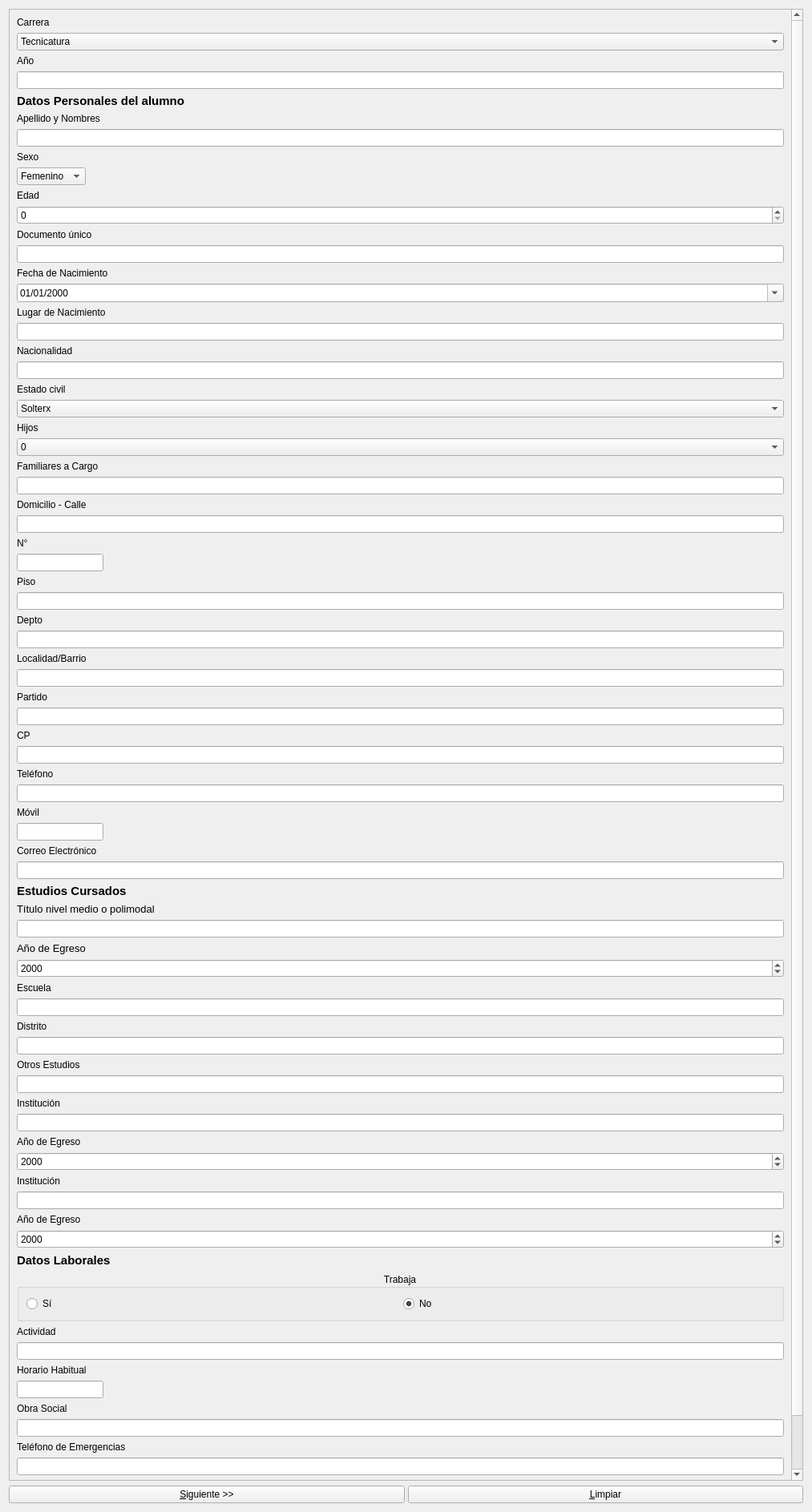
<?xml version="1.0" encoding="UTF-8"?>
<ui version="4.0">
 <class>Form</class>
 <widget class="QWidget" name="Form">
  <property name="geometry">
   <rect>
    <x>0</x>
    <y>0</y>
    <width>1013</width>
    <height>1887</height>
   </rect>
  </property>
  <property name="windowTitle">
   <string>Form</string>
  </property>
  <layout class="QVBoxLayout" name="verticalLayout_2">
   <item>
    <widget class="QScrollArea" name="scrollArea">
     <property name="widgetResizable">
      <bool>true</bool>
     </property>
     <widget class="QWidget" name="scrollAreaWidgetContents">
      <property name="geometry">
       <rect>
        <x>0</x>
        <y>0</y>
        <width>979</width>
        <height>1905</height>
       </rect>
      </property>
      <layout class="QGridLayout" name="gridLayout_2">
       <item row="2" column="0">
        <widget class="QLabel" name="label_2">
         <property name="text">
          <string>Año</string>
         </property>
         <property name="buddy">
          <cstring>lnCiclo</cstring>
         </property>
        </widget>
       </item>
       <item row="3" column="0">
        <widget class="QLineEdit" name="lnCiclo">
         <property name="sizePolicy">
          <sizepolicy hsizetype="Preferred" vsizetype="Fixed">
           <horstretch>0</horstretch>
           <verstretch>0</verstretch>
          </sizepolicy>
         </property>
         <property name="toolTip">
          <string>Año del Ciclo Lectivo</string>
         </property>
         <property name="inputMethodHints">
          <set>Qt::ImhExclusiveInputMask</set>
         </property>
         <property name="inputMask">
          <string>9999</string>
         </property>
         <property name="cursorPosition">
          <number>0</number>
         </property>
         <property name="cursorMoveStyle">
          <enum>Qt::VisualMoveStyle</enum>
         </property>
        </widget>
       </item>
       <item row="4" column="0">
        <widget class="QLabel" name="label_3">
         <property name="text">
          <string>&lt;html&gt;&lt;head/&gt;&lt;body&gt;&lt;p&gt;&lt;span style=&quot; font-size:11pt; font-weight:600;&quot;&gt;Datos Personales del alumno&lt;/span&gt;&lt;/p&gt;&lt;/body&gt;&lt;/html&gt;</string>
         </property>
        </widget>
       </item>
       <item row="6" column="0">
        <widget class="QLineEdit" name="lnNombre"/>
       </item>
       <item row="5" column="0">
        <widget class="QLabel" name="label_4">
         <property name="text">
          <string>Apellido y Nombres</string>
         </property>
         <property name="buddy">
          <cstring>lnNombre</cstring>
         </property>
        </widget>
       </item>
       <item row="7" column="0">
        <widget class="QLabel" name="label_5">
         <property name="text">
          <string>Sexo</string>
         </property>
         <property name="buddy">
          <cstring>cBSexo</cstring>
         </property>
        </widget>
       </item>
       <item row="10" column="0">
        <widget class="QSpinBox" name="sBEdad"/>
       </item>
       <item row="8" column="0">
        <widget class="QComboBox" name="cBSexo">
         <property name="sizePolicy">
          <sizepolicy hsizetype="Maximum" vsizetype="Fixed">
           <horstretch>0</horstretch>
           <verstretch>0</verstretch>
          </sizepolicy>
         </property>
         <item>
          <property name="text">
           <string>Femenino</string>
          </property>
         </item>
         <item>
          <property name="text">
           <string>Masculino</string>
          </property>
         </item>
        </widget>
       </item>
       <item row="9" column="0">
        <widget class="QLabel" name="label_6">
         <property name="text">
          <string>Edad</string>
         </property>
         <property name="buddy">
          <cstring>sBEdad</cstring>
         </property>
        </widget>
       </item>
       <item row="11" column="0">
        <widget class="QLabel" name="label_7">
         <property name="text">
          <string>Documento único</string>
         </property>
         <property name="buddy">
          <cstring>lnDni</cstring>
         </property>
        </widget>
       </item>
       <item row="12" column="0">
        <widget class="QLineEdit" name="lnDni"/>
       </item>
       <item row="13" column="0">
        <widget class="QLabel" name="label_8">
         <property name="text">
          <string>Fecha de Nacimiento</string>
         </property>
         <property name="buddy">
          <cstring>dENac</cstring>
         </property>
        </widget>
       </item>
       <item row="14" column="0">
        <widget class="QDateEdit" name="dENac">
         <property name="inputMethodHints">
          <set>Qt::ImhPreferNumbers</set>
         </property>
         <property name="wrapping">
          <bool>true</bool>
         </property>
         <property name="accelerated">
          <bool>true</bool>
         </property>
         <property name="displayFormat">
          <string>dd/MM/yyyy</string>
         </property>
         <property name="calendarPopup">
          <bool>true</bool>
         </property>
        </widget>
       </item>
       <item row="16" column="0">
        <widget class="QLineEdit" name="lnLugar"/>
       </item>
       <item row="15" column="0">
        <widget class="QLabel" name="label_9">
         <property name="text">
          <string>Lugar de Nacimiento</string>
         </property>
         <property name="buddy">
          <cstring>lnLugar</cstring>
         </property>
        </widget>
       </item>
       <item row="18" column="0">
        <widget class="QLineEdit" name="lnNac">
         <property name="inputMethodHints">
          <set>Qt::ImhNone</set>
         </property>
        </widget>
       </item>
       <item row="17" column="0">
        <widget class="QLabel" name="label_38">
         <property name="text">
          <string>Nacionalidad</string>
         </property>
         <property name="buddy">
          <cstring>lnNac</cstring>
         </property>
        </widget>
       </item>
       <item row="19" column="0">
        <widget class="QLabel" name="label_10">
         <property name="text">
          <string>Estado civil</string>
         </property>
         <property name="buddy">
          <cstring>cBCivil</cstring>
         </property>
        </widget>
       </item>
       <item row="24" column="0">
        <widget class="QLineEdit" name="lnFamiliar"/>
       </item>
       <item row="20" column="0">
        <widget class="QComboBox" name="cBCivil">
         <item>
          <property name="text">
           <string>Solterx</string>
          </property>
         </item>
         <item>
          <property name="text">
           <string>Casadx</string>
          </property>
         </item>
         <item>
          <property name="text">
           <string>Divorciadx</string>
          </property>
         </item>
         <item>
          <property name="text">
           <string>En Convivencia</string>
          </property>
         </item>
        </widget>
       </item>
       <item row="21" column="0">
        <widget class="QLabel" name="label_11">
         <property name="text">
          <string>Hijos</string>
         </property>
         <property name="buddy">
          <cstring>cBHijos</cstring>
         </property>
        </widget>
       </item>
       <item row="26" column="0">
        <widget class="QLineEdit" name="lnCalle"/>
       </item>
       <item row="22" column="0">
        <widget class="QComboBox" name="cBHijos">
         <item>
          <property name="text">
           <string>0</string>
          </property>
         </item>
         <item>
          <property name="text">
           <string>1</string>
          </property>
         </item>
         <item>
          <property name="text">
           <string>2</string>
          </property>
         </item>
         <item>
          <property name="text">
           <string>3</string>
          </property>
         </item>
         <item>
          <property name="text">
           <string>4</string>
          </property>
         </item>
         <item>
          <property name="text">
           <string>5</string>
          </property>
         </item>
         <item>
          <property name="text">
           <string>6</string>
          </property>
         </item>
         <item>
          <property name="text">
           <string>7</string>
          </property>
         </item>
         <item>
          <property name="text">
           <string>8</string>
          </property>
         </item>
         <item>
          <property name="text">
           <string>9</string>
          </property>
         </item>
         <item>
          <property name="text">
           <string>10</string>
          </property>
         </item>
        </widget>
       </item>
       <item row="23" column="0">
        <widget class="QLabel" name="label_12">
         <property name="text">
          <string>Familiares a Cargo</string>
         </property>
         <property name="buddy">
          <cstring>lnFamiliar</cstring>
         </property>
        </widget>
       </item>
       <item row="25" column="0">
        <widget class="QLabel" name="label_13">
         <property name="text">
          <string>Domicilio - Calle</string>
         </property>
         <property name="buddy">
          <cstring>lnCalle</cstring>
         </property>
        </widget>
       </item>
       <item row="61" column="0">
        <widget class="QLineEdit" name="lnInsti2"/>
       </item>
       <item row="28" column="0">
        <widget class="QLineEdit" name="lnNum">
         <property name="sizePolicy">
          <sizepolicy hsizetype="Fixed" vsizetype="Fixed">
           <horstretch>0</horstretch>
           <verstretch>0</verstretch>
          </sizepolicy>
         </property>
        </widget>
       </item>
       <item row="30" column="0">
        <widget class="QLineEdit" name="lnPiso">
         <property name="sizePolicy">
          <sizepolicy hsizetype="Minimum" vsizetype="Fixed">
           <horstretch>0</horstretch>
           <verstretch>0</verstretch>
          </sizepolicy>
         </property>
        </widget>
       </item>
       <item row="27" column="0">
        <widget class="QLabel" name="label_14">
         <property name="text">
          <string>N°</string>
         </property>
         <property name="buddy">
          <cstring>lnNum</cstring>
         </property>
        </widget>
       </item>
       <item row="32" column="0">
        <widget class="QLineEdit" name="lnDepto">
         <property name="sizePolicy">
          <sizepolicy hsizetype="Minimum" vsizetype="Fixed">
           <horstretch>0</horstretch>
           <verstretch>0</verstretch>
          </sizepolicy>
         </property>
        </widget>
       </item>
       <item row="29" column="0">
        <widget class="QLabel" name="label_15">
         <property name="text">
          <string>Piso</string>
         </property>
         <property name="buddy">
          <cstring>lnPiso</cstring>
         </property>
        </widget>
       </item>
       <item row="31" column="0">
        <widget class="QLabel" name="label_16">
         <property name="text">
          <string>Depto</string>
         </property>
         <property name="buddy">
          <cstring>lnDepto</cstring>
         </property>
        </widget>
       </item>
       <item row="34" column="0">
        <widget class="QLineEdit" name="lnLocal"/>
       </item>
       <item row="36" column="0">
        <widget class="QLineEdit" name="lnPartido"/>
       </item>
       <item row="33" column="0">
        <widget class="QLabel" name="label_17">
         <property name="text">
          <string>Localidad/Barrio</string>
         </property>
         <property name="buddy">
          <cstring>lnLocal</cstring>
         </property>
        </widget>
       </item>
       <item row="68" column="0">
        <widget class="QLineEdit" name="lnAct">
         <property name="enabled">
          <bool>true</bool>
         </property>
        </widget>
       </item>
       <item row="38" column="0">
        <widget class="QLineEdit" name="lnCP">
         <property name="sizePolicy">
          <sizepolicy hsizetype="Preferred" vsizetype="Fixed">
           <horstretch>0</horstretch>
           <verstretch>0</verstretch>
          </sizepolicy>
         </property>
        </widget>
       </item>
       <item row="35" column="0">
        <widget class="QLabel" name="label_18">
         <property name="text">
          <string>Partido</string>
         </property>
         <property name="buddy">
          <cstring>lnPartido</cstring>
         </property>
        </widget>
       </item>
       <item row="40" column="0">
        <widget class="QLineEdit" name="lnTel">
         <property name="sizePolicy">
          <sizepolicy hsizetype="Preferred" vsizetype="Fixed">
           <horstretch>0</horstretch>
           <verstretch>0</verstretch>
          </sizepolicy>
         </property>
        </widget>
       </item>
       <item row="37" column="0">
        <widget class="QLabel" name="label_19">
         <property name="text">
          <string>CP</string>
         </property>
         <property name="buddy">
          <cstring>lnCP</cstring>
         </property>
        </widget>
       </item>
       <item row="42" column="0">
        <widget class="QLineEdit" name="lnMov">
         <property name="sizePolicy">
          <sizepolicy hsizetype="Maximum" vsizetype="Fixed">
           <horstretch>0</horstretch>
           <verstretch>0</verstretch>
          </sizepolicy>
         </property>
        </widget>
       </item>
       <item row="39" column="0">
        <widget class="QLabel" name="label_20">
         <property name="text">
          <string>Teléfono</string>
         </property>
         <property name="buddy">
          <cstring>lnTel</cstring>
         </property>
        </widget>
       </item>
       <item row="44" column="0">
        <widget class="QLineEdit" name="lnMail">
         <property name="sizePolicy">
          <sizepolicy hsizetype="Expanding" vsizetype="Fixed">
           <horstretch>100</horstretch>
           <verstretch>0</verstretch>
          </sizepolicy>
         </property>
        </widget>
       </item>
       <item row="41" column="0">
        <widget class="QLabel" name="label_21">
         <property name="text">
          <string>Móvil</string>
         </property>
         <property name="buddy">
          <cstring>lnMov</cstring>
         </property>
        </widget>
       </item>
       <item row="47" column="0">
        <widget class="QLineEdit" name="lntitulo"/>
       </item>
       <item row="43" column="0">
        <widget class="QLabel" name="label_22">
         <property name="text">
          <string>Correo Electrónico</string>
         </property>
         <property name="buddy">
          <cstring>lnMail</cstring>
         </property>
        </widget>
       </item>
       <item row="49" column="0">
        <widget class="QDateEdit" name="dEEgr">
         <property name="currentSection">
          <enum>QDateTimeEdit::YearSection</enum>
         </property>
         <property name="displayFormat">
          <string>yyyy</string>
         </property>
         <property name="calendarPopup">
          <bool>false</bool>
         </property>
        </widget>
       </item>
       <item row="45" column="0">
        <widget class="QLabel" name="label_33">
         <property name="text">
          <string>&lt;html&gt;&lt;head/&gt;&lt;body&gt;&lt;p&gt;&lt;span style=&quot; font-size:11pt; font-weight:600;&quot;&gt;Estudios Cursados&lt;/span&gt;&lt;/p&gt;&lt;/body&gt;&lt;/html&gt;</string>
         </property>
        </widget>
       </item>
       <item row="46" column="0">
        <widget class="QLabel" name="label_24">
         <property name="text">
          <string>&lt;html&gt;&lt;head/&gt;&lt;body&gt;&lt;p&gt;&lt;span style=&quot; font-size:10pt;&quot;&gt;Título nivel medio o polimodal&lt;/span&gt;&lt;/p&gt;&lt;/body&gt;&lt;/html&gt;</string>
         </property>
         <property name="buddy">
          <cstring>lntitulo</cstring>
         </property>
        </widget>
       </item>
       <item row="1" column="0">
        <widget class="QComboBox" name="cBCarrera">
         <property name="sizePolicy">
          <sizepolicy hsizetype="Expanding" vsizetype="Fixed">
           <horstretch>0</horstretch>
           <verstretch>0</verstretch>
          </sizepolicy>
         </property>
         <item>
          <property name="text">
           <string>Tecnicatura</string>
          </property>
         </item>
         <item>
          <property name="text">
           <string>Profesorado de Artes Visuales</string>
          </property>
         </item>
         <item>
          <property name="text">
           <string>Cursos Extraprogramáticos</string>
          </property>
         </item>
        </widget>
       </item>
       <item row="51" column="0">
        <widget class="QLineEdit" name="lnEscuela">
         <property name="sizePolicy">
          <sizepolicy hsizetype="Expanding" vsizetype="Fixed">
           <horstretch>0</horstretch>
           <verstretch>0</verstretch>
          </sizepolicy>
         </property>
        </widget>
       </item>
       <item row="48" column="0">
        <widget class="QLabel" name="label_26">
         <property name="text">
          <string>&lt;html&gt;&lt;head/&gt;&lt;body&gt;&lt;p&gt;&lt;span style=&quot; font-size:10pt;&quot;&gt;Año de Egreso&lt;/span&gt;&lt;/p&gt;&lt;/body&gt;&lt;/html&gt;</string>
         </property>
        </widget>
       </item>
       <item row="0" column="0">
        <widget class="QLabel" name="label">
         <property name="text">
          <string>Carrera</string>
         </property>
         <property name="buddy">
          <cstring>cBCarrera</cstring>
         </property>
        </widget>
       </item>
       <item row="53" column="0">
        <widget class="QLineEdit" name="lnDistrito">
         <property name="sizePolicy">
          <sizepolicy hsizetype="Expanding" vsizetype="Fixed">
           <horstretch>0</horstretch>
           <verstretch>0</verstretch>
          </sizepolicy>
         </property>
        </widget>
       </item>
       <item row="50" column="0">
        <widget class="QLabel" name="label_27">
         <property name="text">
          <string>Escuela</string>
         </property>
         <property name="buddy">
          <cstring>lnEscuela</cstring>
         </property>
        </widget>
       </item>
       <item row="55" column="0">
        <widget class="QLineEdit" name="lnOtros"/>
       </item>
       <item row="52" column="0">
        <widget class="QLabel" name="label_25">
         <property name="text">
          <string>Distrito</string>
         </property>
         <property name="buddy">
          <cstring>lnDistrito</cstring>
         </property>
        </widget>
       </item>
       <item row="57" column="0">
        <widget class="QLineEdit" name="lnInsti1"/>
       </item>
       <item row="54" column="0">
        <widget class="QLabel" name="label_28">
         <property name="text">
          <string>Otros Estudios</string>
         </property>
         <property name="buddy">
          <cstring>lnOtros</cstring>
         </property>
        </widget>
       </item>
       <item row="56" column="0">
        <widget class="QLabel" name="label_29">
         <property name="text">
          <string>Institución</string>
         </property>
         <property name="buddy">
          <cstring>lnInsti1</cstring>
         </property>
        </widget>
       </item>
       <item row="60" column="0">
        <widget class="QLabel" name="label_30">
         <property name="text">
          <string>Institución</string>
         </property>
         <property name="buddy">
          <cstring>lnInsti2</cstring>
         </property>
        </widget>
       </item>
       <item row="58" column="0">
        <widget class="QLabel" name="label_31">
         <property name="text">
          <string>Año de Egreso</string>
         </property>
         <property name="buddy">
          <cstring>dEEgr_2</cstring>
         </property>
        </widget>
       </item>
       <item row="59" column="0">
        <widget class="QDateEdit" name="dEEgr_2">
         <property name="currentSection">
          <enum>QDateTimeEdit::YearSection</enum>
         </property>
         <property name="displayFormat">
          <string>yyyy</string>
         </property>
         <property name="calendarPopup">
          <bool>false</bool>
         </property>
        </widget>
       </item>
       <item row="62" column="0">
        <widget class="QLabel" name="label_32">
         <property name="text">
          <string>Año de Egreso</string>
         </property>
         <property name="buddy">
          <cstring>dEEgr_3</cstring>
         </property>
        </widget>
       </item>
       <item row="63" column="0">
        <widget class="QDateEdit" name="dEEgr_3">
         <property name="currentSection">
          <enum>QDateTimeEdit::YearSection</enum>
         </property>
         <property name="displayFormat">
          <string>yyyy</string>
         </property>
         <property name="calendarPopup">
          <bool>false</bool>
         </property>
        </widget>
       </item>
       <item row="66" column="0">
        <widget class="QLabel" name="label_23">
         <property name="enabled">
          <bool>true</bool>
         </property>
         <property name="text">
          <string>Actividad</string>
         </property>
         <property name="buddy">
          <cstring>lnAct</cstring>
         </property>
        </widget>
       </item>
       <item row="69" column="0">
        <widget class="QLabel" name="label_35">
         <property name="enabled">
          <bool>true</bool>
         </property>
         <property name="text">
          <string>Horario Habitual</string>
         </property>
         <property name="buddy">
          <cstring>lnHorario</cstring>
         </property>
        </widget>
       </item>
       <item row="70" column="0">
        <widget class="QLineEdit" name="lnHorario">
         <property name="enabled">
          <bool>true</bool>
         </property>
         <property name="sizePolicy">
          <sizepolicy hsizetype="Maximum" vsizetype="Fixed">
           <horstretch>0</horstretch>
           <verstretch>0</verstretch>
          </sizepolicy>
         </property>
         <property name="maximumSize">
          <size>
           <width>16777215</width>
           <height>16777215</height>
          </size>
         </property>
        </widget>
       </item>
       <item row="64" column="0">
        <widget class="QLabel" name="label_34">
         <property name="text">
          <string>&lt;html&gt;&lt;head/&gt;&lt;body&gt;&lt;p&gt;&lt;span style=&quot; font-size:11pt; font-weight:600;&quot;&gt;Datos Laborales&lt;/span&gt;&lt;/p&gt;&lt;/body&gt;&lt;/html&gt;</string>
         </property>
        </widget>
       </item>
       <item row="72" column="0">
        <widget class="QLabel" name="label_36">
         <property name="enabled">
          <bool>true</bool>
         </property>
         <property name="text">
          <string>Obra Social</string>
         </property>
         <property name="buddy">
          <cstring>lnOS</cstring>
         </property>
        </widget>
       </item>
       <item row="73" column="0">
        <widget class="QLineEdit" name="lnOS">
         <property name="enabled">
          <bool>true</bool>
         </property>
        </widget>
       </item>
       <item row="74" column="0">
        <widget class="QLabel" name="label_37">
         <property name="enabled">
          <bool>true</bool>
         </property>
         <property name="text">
          <string>Teléfono de Emergencias</string>
         </property>
         <property name="buddy">
          <cstring>lnTelEmer</cstring>
         </property>
        </widget>
       </item>
       <item row="75" column="0">
        <widget class="QLineEdit" name="lnTelEmer">
         <property name="enabled">
          <bool>true</bool>
         </property>
         <property name="sizePolicy">
          <sizepolicy hsizetype="Preferred" vsizetype="Fixed">
           <horstretch>0</horstretch>
           <verstretch>0</verstretch>
          </sizepolicy>
         </property>
        </widget>
       </item>
       <item row="76" column="0">
        <widget class="QGroupBox" name="gBDocs">
         <property name="title">
          <string>Documentación Presentada</string>
         </property>
         <layout class="QHBoxLayout" name="horizontalLayout_3">
          <item>
           <widget class="QCheckBox" name="cBDni">
            <property name="text">
             <string>Fotocopia DNI</string>
            </property>
           </widget>
          </item>
          <item>
           <widget class="QCheckBox" name="cBTit">
            <property name="text">
             <string>Fotocopia Título Secundario/Polimodal</string>
            </property>
           </widget>
          </item>
          <item>
           <widget class="QCheckBox" name="cBReg">
            <property name="text">
             <string>Número de registro</string>
            </property>
           </widget>
          </item>
          <item>
           <widget class="QCheckBox" name="cBCert">
            <property name="text">
             <string>Certificado Médico</string>
            </property>
           </widget>
          </item>
          <item>
           <widget class="QCheckBox" name="cBFoto">
            <property name="sizePolicy">
             <sizepolicy hsizetype="Maximum" vsizetype="Expanding">
              <horstretch>0</horstretch>
              <verstretch>0</verstretch>
             </sizepolicy>
            </property>
            <property name="text">
             <string>Fotos</string>
            </property>
           </widget>
          </item>
         </layout>
        </widget>
       </item>
       <item row="65" column="0">
        <widget class="QGroupBox" name="gBoxTrab">
         <property name="enabled">
          <bool>true</bool>
         </property>
         <property name="layoutDirection">
          <enum>Qt::LeftToRight</enum>
         </property>
         <property name="title">
          <string>Trabaja</string>
         </property>
         <property name="alignment">
          <set>Qt::AlignCenter</set>
         </property>
         <layout class="QHBoxLayout" name="horizontalLayout_2">
          <item>
           <widget class="QRadioButton" name="rBtnSi">
            <property name="text">
             <string>Sí</string>
            </property>
           </widget>
          </item>
          <item>
           <widget class="QRadioButton" name="rBtnNo">
            <property name="text">
             <string>No</string>
            </property>
            <property name="checked">
             <bool>true</bool>
            </property>
           </widget>
          </item>
         </layout>
        </widget>
       </item>
      </layout>
     </widget>
    </widget>
   </item>
   <item>
    <widget class="QSplitter" name="splitter">
     <property name="orientation">
      <enum>Qt::Horizontal</enum>
     </property>
     <widget class="QPushButton" name="BtnOk">
      <property name="text">
       <string>&amp;Siguiente &gt;&gt;</string>
      </property>
     </widget>
     <widget class="QPushButton" name="BtnCancel">
      <property name="text">
       <string>&amp;Limpiar</string>
      </property>
     </widget>
    </widget>
   </item>
  </layout>
 </widget>
 <tabstops>
  <tabstop>scrollArea</tabstop>
  <tabstop>cBCarrera</tabstop>
  <tabstop>lnCiclo</tabstop>
  <tabstop>lnNombre</tabstop>
  <tabstop>cBSexo</tabstop>
  <tabstop>sBEdad</tabstop>
  <tabstop>lnDni</tabstop>
  <tabstop>dENac</tabstop>
  <tabstop>lnLugar</tabstop>
  <tabstop>lnNac</tabstop>
  <tabstop>cBCivil</tabstop>
  <tabstop>cBHijos</tabstop>
  <tabstop>lnFamiliar</tabstop>
  <tabstop>lnCalle</tabstop>
  <tabstop>lnNum</tabstop>
  <tabstop>lnPiso</tabstop>
  <tabstop>lnDepto</tabstop>
  <tabstop>lnLocal</tabstop>
  <tabstop>lnPartido</tabstop>
  <tabstop>lnCP</tabstop>
  <tabstop>lnTel</tabstop>
  <tabstop>lnMov</tabstop>
  <tabstop>lnMail</tabstop>
  <tabstop>lntitulo</tabstop>
  <tabstop>dEEgr</tabstop>
  <tabstop>lnEscuela</tabstop>
  <tabstop>lnDistrito</tabstop>
  <tabstop>lnOtros</tabstop>
  <tabstop>lnInsti1</tabstop>
  <tabstop>dEEgr_2</tabstop>
  <tabstop>lnInsti2</tabstop>
  <tabstop>dEEgr_3</tabstop>
  <tabstop>rBtnSi</tabstop>
  <tabstop>rBtnNo</tabstop>
  <tabstop>lnAct</tabstop>
  <tabstop>lnHorario</tabstop>
  <tabstop>lnOS</tabstop>
  <tabstop>lnTelEmer</tabstop>
  <tabstop>cBDni</tabstop>
  <tabstop>cBTit</tabstop>
  <tabstop>cBReg</tabstop>
  <tabstop>cBCert</tabstop>
  <tabstop>cBFoto</tabstop>
  <tabstop>BtnOk</tabstop>
  <tabstop>BtnCancel</tabstop>
 </tabstops>
 <resources/>
 <connections/>
</ui>
